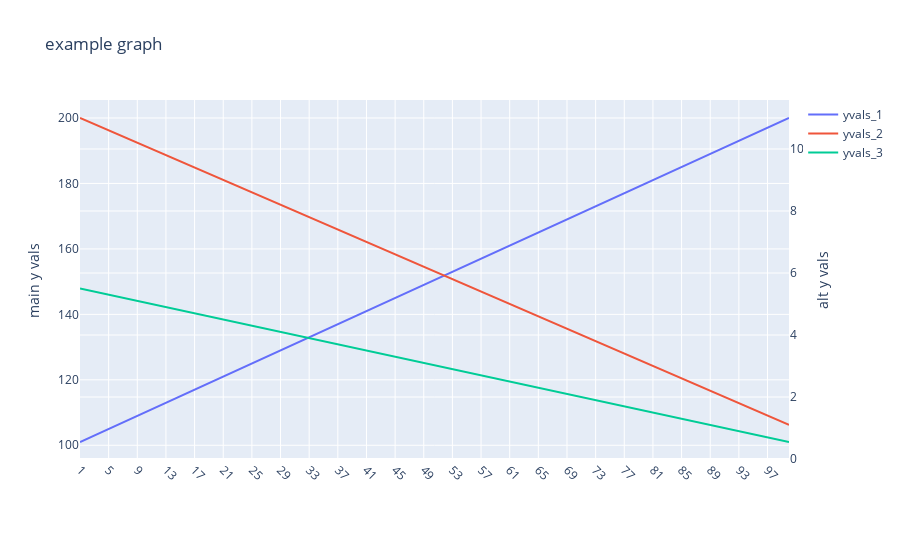

Source (notebook cell):
### Code cell
xvals = list(range(1,101))
y1vals = np.arange(101,201,1)
y2vals = np.arange(11,1,-.1)
y3vals = y2vals * .5
             
df = pd.DataFrame({'my_x_vals':xvals, 
                    'yvals_1':y1vals,
                    'yvals_2':y2vals,
                    'yvals_3':y3vals
                  })
fig = plotly_plot(df_in=df,x_column='my_x_vals',
                    plot_title = "example graph",
                    y_left_label='main y vals',
                    y_right_label='alt y vals',
                    yaxis2_cols = ['yvals_2','yvals_3'],
                    number_of_ticks_display=25)
iplot(fig)
